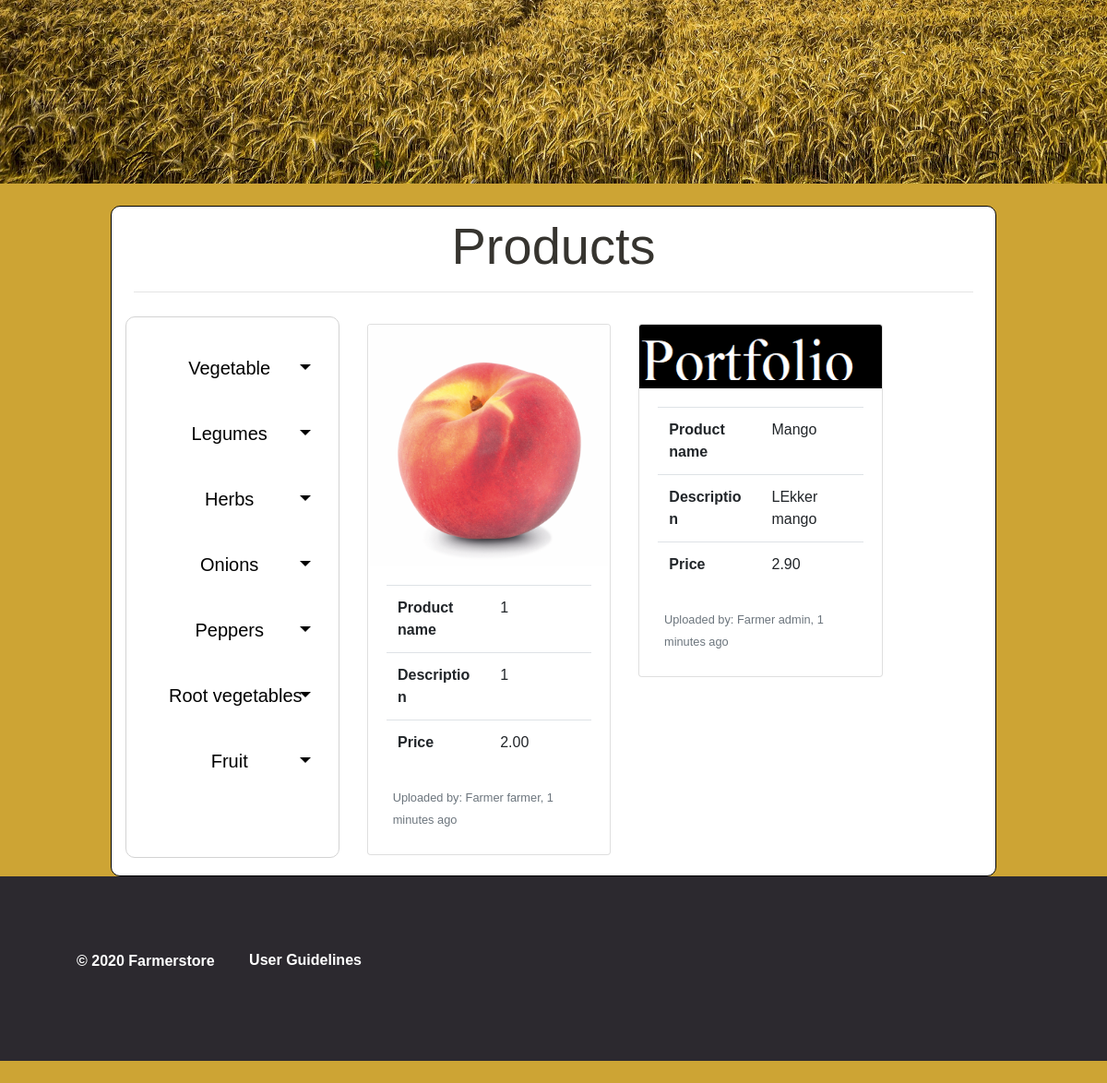
Before: /profile/ (lower part) with the older database file.
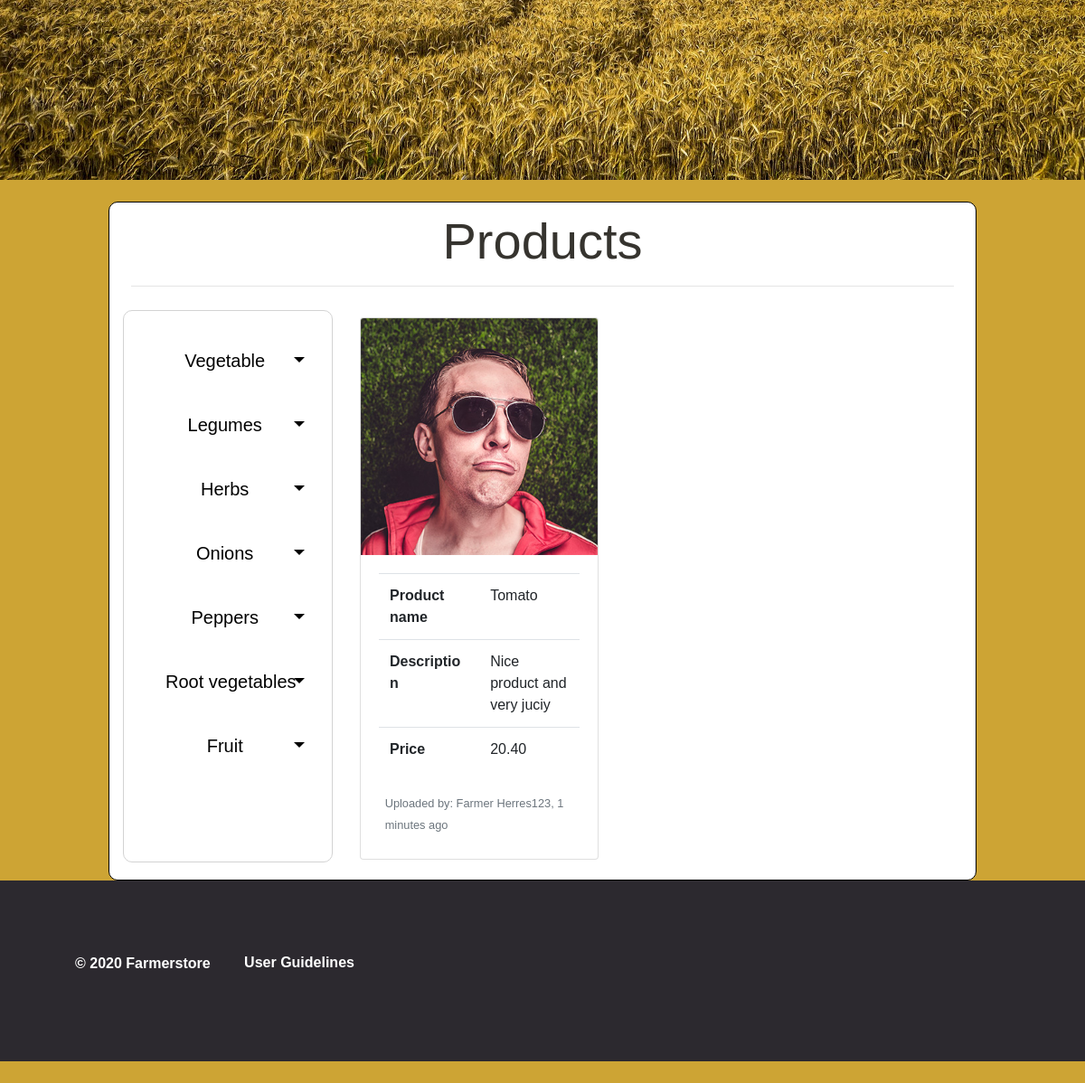
After: the same page with the newer database file.
### user_profile/models.py (models this page shows, shortened)
class Product(models.Model):
    product_name = models.CharField(max_length=200,choices=CHOICES,blank=False, default='artichoke')
    product_description = models.CharField(max_length=300)
    product_price = models.DecimalField(max_digits=6, decimal_places=2)
    product_user = models.ForeignKey(User, on_delete=models.CASCADE)
    stock = models.PositiveIntegerField(validators=[MinValueValidator(1)],default=1)
    product_picture = models.ImageField(blank=True, upload_to='images/')

### user_profile/views.py (the view, shortened to what this page needs)
# urls.py: path('profile/', include('user_profile.urls')),
def user_profile(request):
    template_name = 'user_profile/product.html'
    form = ProductForm()
    form2 = ReviewForm()
    search = {"Vegetable": ["artichoke", "aubergine","asparagus","broccoflower","broccoli","brussels sprouts","cabbage","cauliflower","celery","endive","bok choy","kale","mustard greens","spinach","lettuce","arugula","mushrooms","Mais","Wheat","radicchio","rhubarb","corn","topinambur","tat soi","tomato"],
              "Legumes":["alfalfa","azuki beans","black beans","bean sprouts","black-eyed peas","green beans","kidney beans","lentils","peanuts","soy beans","peas"],
              "Herbs":["anise","basil","caraway","coriander","chamomile","dill","fennel","lavender", "Cymbopogon","marjoram","oregano","parsley","rosemary","sage","thyme"],
              "Onions":["Chives","Garlic","Leek","onion","shallot","scallion"],
              "Peppers":["bell pepper","Jalapeño","Habanero","Paprika","Tabasco pepper","Cayenne pepper"],
              "Root vegetables":["beetroot","carrot","celeriac","corms","ginger","parsnip","rutabaga","radish","wasabi","potato","sweet potato","yam","turnip"],
              "Fruit": ["Açaí","Akee","Apple","Apricot","Avocado","Banana","Blackberry","Blackcurrant","Blueberry","Crab apple","Cherry","Coconut","Cranberry","Date","Dragonfruit","Grape",
              "Grapefruit","Guava","Kiwifruit","Lemon","Lime","Lychee","Mango","Cataloupe Melon","Watermelon","Honeydew Melon","Nectarine","Blood orange","Mandarine","Clementine Orange","Papaya",
              "Passionfruit","Peach","Pear","Persimmon","Plantain","Prune","Pineapple","Plumcot","Pomegranate","Pomelo","Raspberry","Redcurrant","Strawberry","White currant"]}
    context = {'product': Product.objects.all(), 'review': productReview.objects.all(), "data": search,'navigation':'products', 'form': form, 'reviewform':form2}
    return render(request, template_name, context)

### home_page/context_processors.py (called while the page is built)
def context_variable(request):
    return {"farmer": Farmer.objects.filter()}

### user_profile/templates/user_profile/product.html (shortened to what this page needs)
{% extends 'home_page/base.html' %} {%load static%}
{% load crispy_forms_tags %}{%block styles%}
<link rel="stylesheet" href="{% static 'home_page/home.css'%}" />
<link rel="stylesheet" href="{% static 'user_profile/form.css'%}" >
<link rel="stylesheet" href="{% static 'user_profile/category.css'%}" >
{%endblock styles%}
{%block content%}
<div class="container-fluid" style="background-color:white !important; border:1px solid black; width:80%; border-radius:10px;">
<div class="container" style="padding:1%;">
  <div class="display-4 mx-auto text-center">
    Products
    <hr style="2px solid grey;">
  </div>
</div>
{% if result %}
<div class="container">
  <div class="row">
    <div class="col-md-4">
      <div class="container">
        <div class="row">
          {% if data %}
            <div class="col-md-12">
            <form action="{% url 'category' %}" method="GET">
            {% for key, value in data.items %}
                <input type="submit" value="{{key}}" name="category" class="btn btn-secondary mt-1"></input>
              {% for x in value %}
                  <input type="submit" value="{{x}}" name="category" class="btn btn-primary mt-1"/>
              {% endfor %}
            {% endfor %}
            </form>
            </div>
          {% endif %}
        </div>
      </div>
    </div>
    <div class="col-md-8">
      <div class="container">
        <div class="row">
          {% for x in result %}
          <div class="col-md-6 mt-2">
            <div class="card" style="width:100% !important;">
              <a href="#" class="stretched-link" style="color:black;text-decoration: none;">
                  {% if x.product_picture %}
                  <img class="card-img-top" src="{{ x.product_picture.url }}" alt="Card image cap" />
                  {% else %}
                  <img class="card-img-top" src="{% static 'home_page/mais.jpg' %}" alt="Card image cap" />
                  {% endif %}
                <div class="card-body">
                  <table class="table">
                    <tbody>
                      <tr>
                        <th>Product name</th>
                        <td id="prodname" style="width: 30%">{{x.product_name}}</td>
                      </tr>
                      <tr>
                        <th>Description</th>
                        <td style="width: 30%">{{x.product_description}}</td>
                      </tr>
                      <tr>
                        <th>Price</th>
                        <td style="width: 30%">{{x.product_price}}</td>
                      </tr>
                    </tbody>
                  </table>
                  <p class="card-text"><small class="text-muted">Uploaded by: Farmer {{x.product_user}}, 1 minutes ago</small></p>
                </div>
              </a>
            </div>
          </div>
          {% endfor %}
        </div>
      </div>
    </div>
  </div>
</div>
{% else %}
<div class="container-fluid" style="margin-bottom: 2%;">
  <div class="row">
    <div class="col-md-3 sidenav">
      <div class="container">
        <div class="row">
          {% if data %}
            <div class="col">
            <form action="{% url 'category' %}" method="GET">
              {% for key, value in data.items %}
              <a class="dropdown-btn btn dropdown-toggle">
                <button class="cat-name" type="submit" value="{{key}}" name="category">
                  {{key}}
                </button>
              </a>
              {% endfor %}
            </form>
            </div>
          {% endif %}
        </div>
      </div>
    </div>
    <div class="col-md-8">
      <div class="container">
        <div class="row">
          {% for prod in product %}
          <div class="col-md-6 mt-2">
            <div class="card" style="width:100% !important;">
              <a class="stretched-link open-modal" id="myBtn{{prod.id}}" style="color:black;text-decoration: none;" data-toggle="modal" data-target="#myModal{{ prod.id }}">
                {% if prod.product_picture %}
                  <img class="card-img-top" src="{{ prod.product_picture.url }}" alt="Card image cap" />
                  {% else %}
                  <img class="card-img-top" src="{% static 'home_page/mais.jpg' %}" alt="Card image cap" />
                  {% endif %}
                <div class="card-body">
                  <table class="table" style="table-layout: fixed;">
                    <tbody>
                      <tr class="prodName">
                        <th>Product name</th>
                        <td style="word-wrap: break-word">{{prod.product_name}}</td>
                      </tr>
                      <tr class="prodDesc">
                        <th>Description</th>
                        <td style="word-wrap: break-word">{{prod.product_description}}</td>
                      </tr>
                      <tr class="prodPrice">
                        <th>Price</th>
                        <td style="word-wrap: break-word">{{prod.product_price}}</td>
                      </tr>
                    </tbody>
                  </table>
                  <p class="card-text"><small class="text-muted">Uploaded by: Farmer {{prod.product_user}}, 1 minutes ago</small></p>
                </div>
              </a>
            </div>
          </div>
          {%endfor%}
        </div>
      </div>
    </div>
  </div>
  {%endif%}
</div>
{%endblock content%}

### home_page/templates/home_page/base.html (shortened to what this page needs)
{% load static%}
<!DOCTYPE html>
<html>
<head>
  <link rel="stylesheet" href="https://maxcdn.bootstrapcdn.com/bootstrap/4.3.1/css/bootstrap.min.css">
  <link rel="stylesheet" href="https://use.fontawesome.com/releases/v5.11.2/css/all.css">
   <link rel="stylesheet" href="https://cdnjs.cloudflare.com/ajax/libs/font-awesome/4.7.0/css/font-awesome.min.css">
  <link rel="stylesheet" type="text/css" href="{% static 'home_page/home.css' %}">
</head>
    {% block styles %}
    {% endblock %}
</head>
<body>
	<div id="home">
		<div class="landing-text">
			<br>
		</div>
	</div>
    <div class="content">
    {% block content %}{% endblock %}
    </div>
    <footer class="footer-distributed">
        <div class="footer-center">
            <p class="footer-company-name">© 2020 Farmerstore</p>
            <a href="{% url 'guidelines'  %}" style="text-align:right;text-decoration:none; color: white;">User Guidelines</a>
        </div>
    </footer>
</body>
</html>

### home_page/static/home_page/home.css (style rules this page uses)
html, body { height: 100%; width: 100%; font-family: sans-serif; color: #36342f; }
#home { background: url("./background.jpg") no-repeat 50% 50%; display: table; height: 100%; width: 100%; background-size: cover; }
.landing-text { display: table-cell; vertical-align: middle; text-align: center; }
p { padding: 3%; }
.content { background-color: #cda434; padding-top: 2%; padding-bottom: 2%; }
td { white-space: pre-wrap; white-space: -moz-pre-wrap; white-space: -pre-wrap; white-space: -o-pre-wrap; word-wrap: break-word; }
.footer-distributed { background-color: #2c292f; box-sizing: border-box; width: 100%; height: 25vh; text-align: left; font: bold 16px sans-serif; padding: 50px 50px 60px 50px; }
.footer-distributed .footer-left, .footer-distributed .footer-center, .footer-distributed .footer-right { display: inline-block; vertical-align: top; }
.footer-distributed .footer-center { width: 100%; }
.footer-distributed .footer-center p { display: inline-block; color: #ffffff; vertical-align: middle; margin:0; }
@media (max-width: 1536px) { .card { width: 11rem !important; margin-bottom: 1%; } }

### user_profile/static/user_profile/form.css (style rules this page uses)
* { box-sizing: border-box; }
body { font-family: Arial; margin: 0 auto; }
.row:after { content: ""; display: table; clear: both; }

### user_profile/static/user_profile/category.css (style rules this page uses)
.sidenav { background-color: white; overflow-x: hidden; padding-top: 20px; border-radius: 10px; border: 1px solid lightgrey; }
.sidenav a, .dropdown-btn { padding: 20px 8px 20px 16px; border-bottom: 1px solid white !important; border-radius: 0; text-decoration: none; font-size: 20px; color: black !important; display: block; border: none; background: none; width: 100%; text-align: left; cursor: pointer; outline: none; }
.cat-name { background: none!important; border: none; padding: 0!important; font-family: arial, sans-serif; color: black; text-decoration: none; cursor: pointer; font-size: 20px; width:90%; }

Changed rows visible on the page:
removed Product: product_picture (picture), product_name "Mango", product_description "LEkker mango", product_price "2.90", product_user "admin"
changed Product: product_picture: a different picture; product_name "1" → "Tomato"; product_description "1" → "Nice product and very juciy"; product_price "2.00" → "20.40"; product_user "farmer" → "Herres123"
